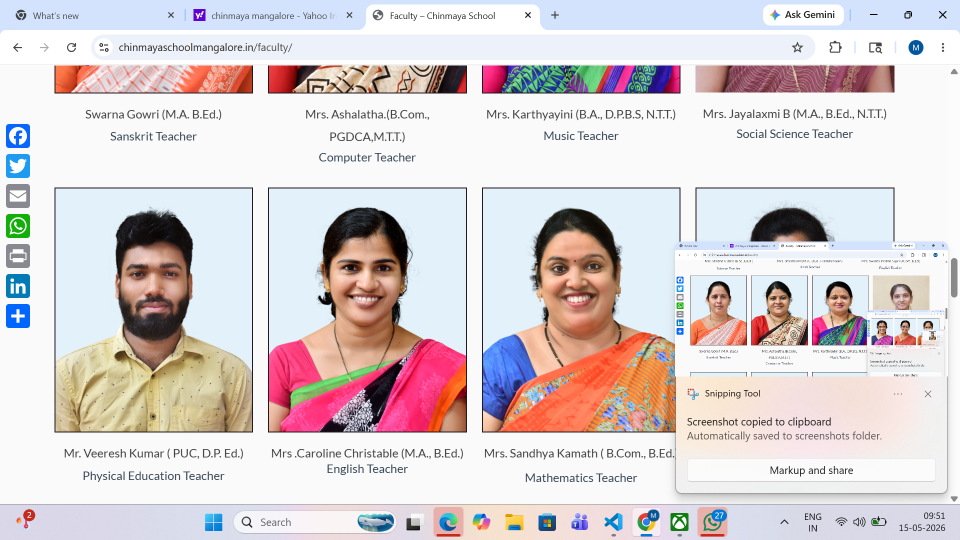
#> input picture input_images/Screenshot 2026-05-15 095143.png, 1920 x 1080 px (shown at 1/2 size); its folder holds 2 pictures in this run
$ python image_processor.py
#> lines starting #> are read from the running program, lines starting #| are printed output that depends on the picture
"""Create local thumbnails from images in an input folder."""

import argparse
from io import BytesIO
from pathlib import Path
from pathlib import PurePosixPath
from typing import BinaryIO

from PIL import Image, ImageOps


THUMBNAIL_SIZE = (300, 300)
SUPPORTED_EXTENSIONS = {
    ".bmp",
    ".gif",
    ".jpeg",
    ".jpg",
    ".png",
    ".tif",
    ".tiff",
    ".webp",
}


def create_thumbnail(image_data: bytes | BinaryIO, extension: str) -> bytes:
    """Create an in-memory thumbnail while preserving the source image format."""
#> called with extension = '.png'
    extension = extension.lower()
    if extension not in SUPPORTED_EXTENSIONS:
        raise ValueError(f"Unsupported image extension: {extension}")

    image_format = Image.registered_extensions()[extension]
    source = BytesIO(image_data) if isinstance(image_data, bytes) else image_data
    with Image.open(source) as image:
#> image is the input picture: PIL image 1920x1080 RGBA; mean R, G, B, A 218.5, 209.5, 211, 255
        image = ImageOps.exif_transpose(image)
        image.thumbnail(THUMBNAIL_SIZE, Image.Resampling.LANCZOS)
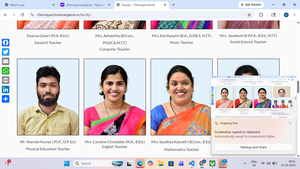
#> image: PIL image 300x169 RGBA; mean R, G, B, A 218.2, 209.3, 210.8, 255
        if extension in {".jpg", ".jpeg"} and image.mode not in {"L", "RGB", "CMYK"}:
            image = image.convert("RGB")
        output = BytesIO()
        image.save(output, format=image_format)
    return output.getvalue()


def thumbnail_name(filename: str) -> str:
    """Return the source filename with the standard thumbnail suffix."""
    path = Path(filename)
    return f"{path.stem}_thumbnail{path.suffix.lower()}"


def thumbnail_object_key(key: str) -> str:
    """Return an S3 object key for a source key's thumbnail."""
    path = PurePosixPath(key)
    return str(path.with_name(thumbnail_name(path.name)))


def process_images(input_dir: Path, output_dir: Path) -> int:
    """Create a thumbnail for each supported image in input_dir."""
    input_dir = input_dir.resolve()
    output_dir = output_dir.resolve()

    if not input_dir.is_dir():
        raise NotADirectoryError(f"Input folder does not exist: {input_dir}")
    if input_dir == output_dir:
        raise ValueError("Input and output folders must be different.")

    output_dir.mkdir(parents=True, exist_ok=True)
    image_paths = sorted(
        path
        for path in input_dir.iterdir()
        if path.is_file() and path.suffix.lower() in SUPPORTED_EXTENSIONS
    )

    for image_path in image_paths:
        output_path = output_dir / thumbnail_name(image_path.name)
        with image_path.open("rb") as source:
            thumbnail = create_thumbnail(source, image_path.suffix)
        output_path.write_bytes(thumbnail)
        print(f"Created: {output_path}")
#> pass 2 of the loop in process_images, `for image_path in image_paths:`:
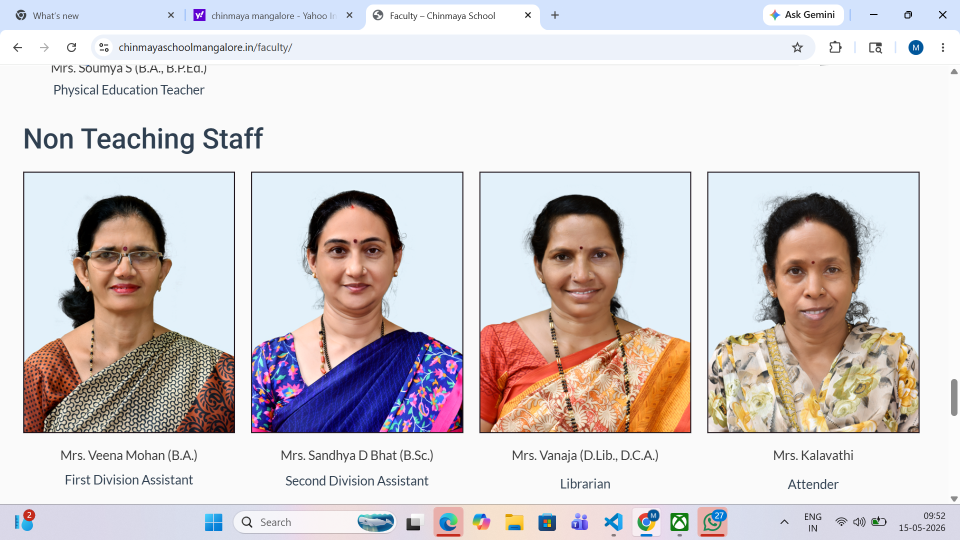
#> input picture input_images/Screenshot 2026-05-15 095237.png, 1920 x 1080 px (shown at 1/2 size)
#> in create_thumbnail, image is the input picture: PIL image 1920x1080 RGBA; mean R, G, B, A 212.9, 206.9, 208.3, 255
#> in create_thumbnail (call 2), `image.thumbnail(THUMBNAIL_SIZE, Image.Resampling.LANCZOS)`:
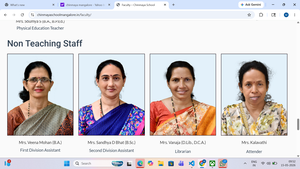
#> image: PIL image 300x169 RGBA; mean R, G, B, A 212.7, 206.7, 208.1, 255

    if not image_paths:
        print(f"No supported images found in: {input_dir}")

    return len(image_paths)


def main() -> None:
    parser = argparse.ArgumentParser(
        description="Resize images into thumbnails in a local output folder."
    )
    parser.add_argument(
        "--input",
        type=Path,
        default=Path("input_images"),
        help="Folder containing images (default: input_images)",
    )
    parser.add_argument(
        "--output",
        type=Path,
        default=Path("output_images"),
        help="Folder where thumbnails are saved (default: output_images)",
    )
    args = parser.parse_args()
    count = process_images(args.input, args.output)
    print(f"Finished: {count} thumbnail(s) created.")


if __name__ == "__main__":
    main()
